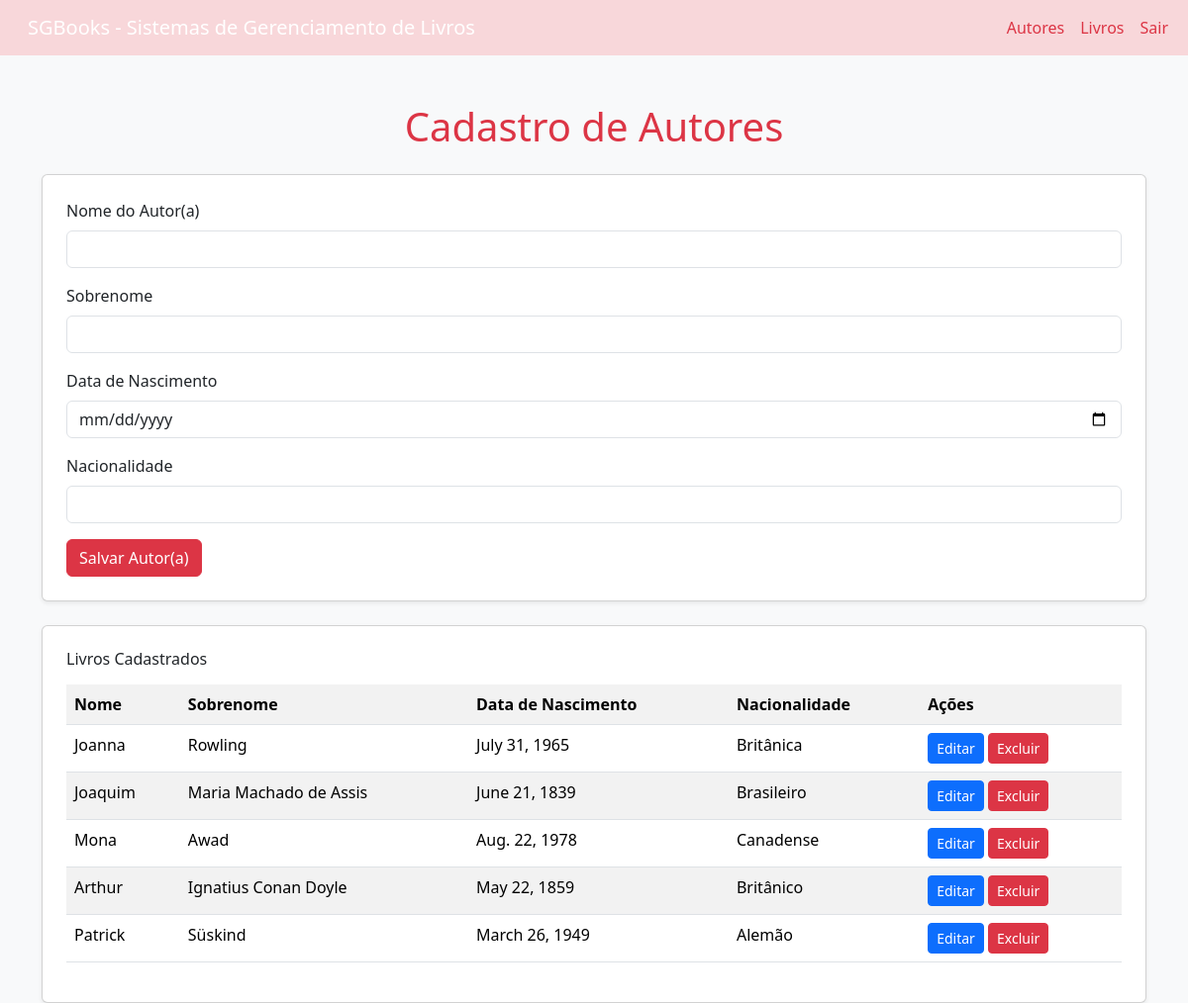
/livros/autores/, run on the app's committed database.
### sgblivros/models.py (models this page shows)
class Autor (models.Model):
    nome = models.CharField (max_length=150)
    sobrenome = models.CharField (max_length=500)
    data_nascimento = models.DateField (blank=True, null=True)
    nacionalidade = models.CharField (max_length=80, blank=True, null=True)
    '''
    def __str__(self):
        return f"{self.nome} {self.sobrenome}"
        '''

### sgblivros/views.py (the view)
# urls.py: path('autores/', views.autores, name='autores'),  # Página principal de autores
def autores(request):
    autores = Autor.objects.all()
    return render(request, 'autor.html', {'autores': autores})

### sgblivros/templates/autor.html (shortened to what this page needs)
<!DOCTYPE html>
<html lang="pt-br">
<head>
    <link href="https://cdn.jsdelivr.net/npm/bootstrap@5.3.8/dist/css/bootstrap.min.css" rel="stylesheet">
</head>
<body>
    <body class="bg-light">
        <header>
        <nav class="navbar navbar-expand-lg navbar-dark bg-danger-subtle">
        <div class="container-fluid">
            <a class="navbar-brand mb-0 h1 mx-3 text-gray" href="#">SGBooks - Sistemas de Gerenciamento de Livros</a>
            <div class="collapse navbar-collapse" id="navbarNav">
            <ul class="navbar-nav ms-auto">
                <li class="nav-item">
                    <a class="nav-link text-danger" href="#">Autores</a>
                </li>
                <li class="nav-item">
                    <a class="nav-link text-danger" href="{% url 'livros' %}">Livros</a>
                </li>
                <li class="nav-item">
                    <a class="nav-link text-danger" href="{% url 'logout' %}" class="danger">Sair</a>
                </li>
            </ul>
            </div>
        </div>
        </nav>
    </header>
    <div class="container mt-5">
        <h1 class="mb-4 text-center text-danger">Cadastro de Autores</h1>
        <div class="card p-4 mb-4 shadow-sm">
            <form action="{% url 'cadastra_autor' %}" method="POST">
            <div class="mb-3">
                <label for="nome_autor" class="form-label">Nome do Autor(a)</label>
                <input type="text" class="form-control" id="nome_autor" name="nome" value="{{ autor_editar.nome|default:'' }}" required>
            </div>
            <div class="mb-3">
                <label for="sobrenome" class="form-label">Sobrenome</label>
                <input type="text" class="form-control" id="sobrenome" name="sobrenome" value="{{ autor_editar.sobrenome|default:'' }}" required>
            </div>
            <div class="mb-3">
                <label for="data_nascimento" class="form-label">Data de Nascimento</label>
                <input type="date" class="form-control" id="data_nascimento" name="data_nascimento" value="{{ autor_editar.data_nascimento|date:'Y-m-d' }}" required>
            </div>
            <div class="mb-3">
                <label for="nacionalidade" class="form-label">Nacionalidade</label>
                <input type="text" class="form-control" id="nacionalidade" name="nacionalidade" value="{{ autor_editar.nacionalidade|default:'' }}" required>
            </div>
                <button type="submit" class="btn btn-danger">Salvar Autor(a)</button>
            </form>
        </div>
        <div class="card p-4 shadow-sm">
            <h6 class="mb-3">Livros Cadastrados</h6>
            <table class="table table-striped table-hover">
            <tr>
                <th>Nome</th>
                <th>Sobrenome</th>
                <th>Data de Nascimento</th>
                <th>Nacionalidade</th>
                <th>Ações</th>
            </tr>
            {% for autor in autores %}
                <tr>
                <td>{{ autor.nome }}</td>
                <td>{{ autor.sobrenome}}</td>
                <td>{{ autor.data_nascimento }}</td>
                <td>{{ autor.nacionalidade }}</td>
                <td>
                    <a href="{% url 'edita_autor' autor.id %}" class="btn btn-sm btn-primary">Editar</a>
                    <a href="{% url 'exclui_autor' autor.id %}" class="btn btn-sm btn-danger" onclick="return confirm('Deseja excluir esse livro?')">Excluir</a>
                </td>
                </tr>
            {% empty %}
            </table>
            <tr>
                <td colspan="5" class="text-center">Nenhum Autor cadastrado.</td>
            </tr>
            {% endfor %}
        </div>
    </div>
</body>
</html>

### data on the page
Autor: nome "Joanna", sobrenome "Rowling", data_nascimento "July 31, 1965", nacionalidade "Britânica"
Autor: nome "Joaquim", sobrenome "Maria Machado de Assis", data_nascimento "June 21, 1839", nacionalidade "Brasileiro"
Autor: nome "Mona", sobrenome "Awad", data_nascimento "Aug. 22, 1978", nacionalidade "Canadense"
Autor: nome "Arthur", sobrenome "Ignatius Conan Doyle", data_nascimento "May 22, 1859", nacionalidade "Britânico"
Autor: nome "Patrick", sobrenome "Süskind", data_nascimento "March 26, 1949", nacionalidade "Alemão"
